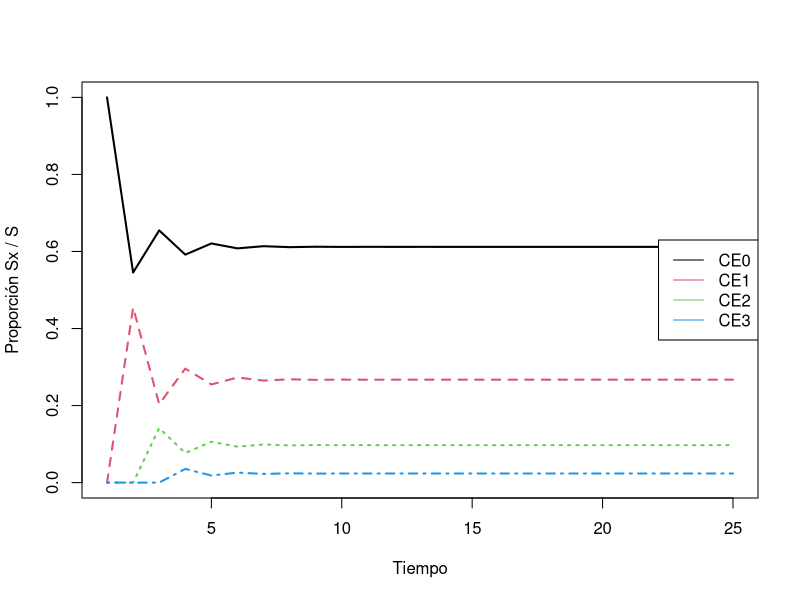
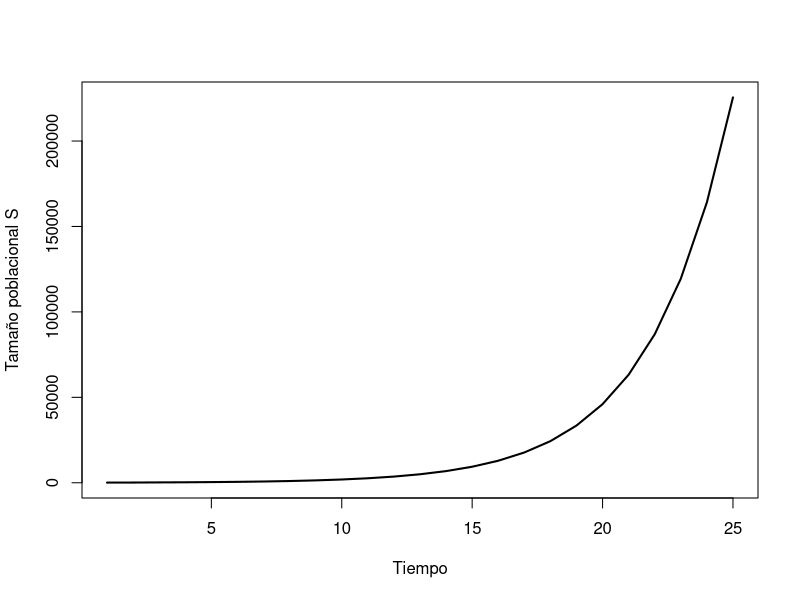

R code for these plots, in order:
## ---- chunk 1
# -----------------------------
# TABLA DE VIDA
# -----------------------------
lx <- c(1, 0.6, 0.3, 0.1, 0)
mx <- c(0, 1.2, 2.9, 0.4, 0)

# Probabilidades de supervivencia entre clases
S0 <- lx[2]/lx[1]   # de CE0 a CE1
S1 <- lx[3]/lx[2]   # de CE1 a CE2
S2 <- lx[4]/lx[3]   # de CE2 a CE3

# Cohorte inicial
n0 <- c(100,0,0,0)
## ---- chunk 2
# Número de censos
tiempos <- 25

# Tabla de proyección poblacional
pop <- matrix(0, nrow=4, ncol=tiempos)
rownames(pop) <- c("CE0","CE1","CE2","CE3")
colnames(pop) <- paste0("t",0:(tiempos-1))

# Cohorte inicial
pop[,1] <- c(100,0,0,0)

# Simulación tipo Populus
for(t in 2:tiempos){

  # Supervivencia y envejecimiento
  CE1 <- pop[1,t-1] * S0
  CE2 <- pop[2,t-1] * S1
  CE3 <- pop[3,t-1] * S2

  # Nacimientos
  CE0 <- CE1*mx[2] + CE2*mx[3] + CE3*mx[4]

  # Guardar
  pop[,t] <- c(CE0, CE1, CE2, CE3)
}

# Tamaño total S en cada tiempo
S_total <- colSums(pop)
pop[,1:3]
## ---- chunk 3
S_total[1:3]
## ---- chunk 4
# Proporciones de cada clase
prop <- pop / rep(S_total, each=4)

# Gráfico de proporciones
matplot(t(prop), type="l", lwd=2,
        xlab="Tiempo",
        ylab="Proporción Sx / S")

legend("right",
       legend=c("CE0","CE1","CE2","CE3"),
       lty=1, col=1:4)
## ---- chunk 5
prop[,25]
## ---- chunk 6
plot(S_total, type="l", lwd=2,
     xlab="Tiempo",
     ylab="Tamaño poblacional S")
## ---- chunk 7
R0 <- sum(lx * mx)
R0
## ---- chunk 8
if(R0 > 1){
  print("Sí, la población crece porque cada individuo deja más de un descendiente.")
}
## ---- chunk 9
x <- 0:4

Tc <- sum(x * lx * mx) / sum(lx * mx)
Tc
## ---- chunk 10
mx2 <- c(0, 0.4, 1.2, 2.9, 0)

R0_nuevo <- sum(lx * mx2)
R0_nuevo
## ---- chunk 11
r_aprox <- log(R0_nuevo) / Tc
r_aprox
